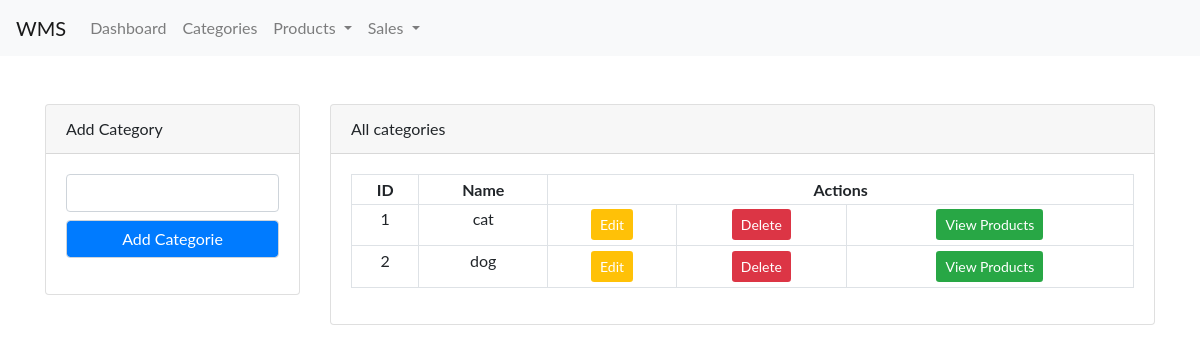
The app's page /categories.php (signed in) with its own data.
### tables this page shows
CREATE TABLE IF NOT EXISTS `categories` (
  `category_id` int(11) NOT NULL,
  `category_name` varchar(100) NOT NULL
);

### categories.php (the view, shortened to what this page needs)
<?php
require_once('include/database.php');
require_once('include/bootstrap.php');
$sql = "SELECT * FROM `categories` ORDER BY `category_id`";
$res = $conn -> query($sql);
?>
<!DOCTYPE html>
<html lang="en">
<head>
</head>
<body>
    <?php include_once('include/header.php') ?>
    <div class="container">
        <div class="row">
            <div class="col-lg-3 col-sm-12 pt-5">
                <div class="card">
                    <div class="card-header w-100">
                        Add Category
                    </div>
                    <div class="card-body">
                        <form action="include/addCategorie.inc.php" class="form-group" method="POST">
                            <input type="text" class="form-control" name="categorie" required>
                            <input type="submit" class="form-control bg-primary text-white mt-2" name="add" value="Add Categorie">
                        </form>
                    </div>
                </div>
            </div>
            <div class="col-lg-9 col-sm-12  pt-5">
                <div class="card">
                    <div class="card-header">
                        All categories
                    </div>
                    <div class="card-body">
                        <div class="table-responsive-sm">
                            <table class="table text-center table-sm table-bordered">
                                <tr>
                                    <th>ID</th>
                                    <th>Name</th>
                                    <th colspan=3>Actions</th>
                                </tr>
                                <?php while(($r = $res->fetch_assoc())){ ?>
                                    <tr>
                                        <td><?php echo $r['category_id'] ?></td>
                                        <td><?php echo $r['category_name']?></td>
                                        <td>
                                            <a class="btn btn-sm bg-warning text-white" href='edit_category.php?id=<?php echo $r['category_id']; ?>'> Edit </a>
                                        </td>
                                        <td>
                                            <a class=" btn btn-sm bg-danger text-white" href='delete_category.php?id=<?php echo $r['category_id']; ?>'> Delete </a>
                                        </td>
                                        <td>
                                            <a class="   btn btn-sm bg-success text-white" href='manageProducts.php?id=<?php echo $r['category_id']; ?>'>View Products</a>
                                        </td>
                                    </tr>
                                <?php } ?>
                            </table>
                        </div>
                    </div>
                </div>
            </div>
        </div>
    </div>
</body>
</html>

### include/bootstrap.php (style rules this page uses)
body { font-family: "Lato", sans-serif; }

### records on screen
categories: category_id "1", category_name "cat"
categories: category_id "2", category_name "dog"
